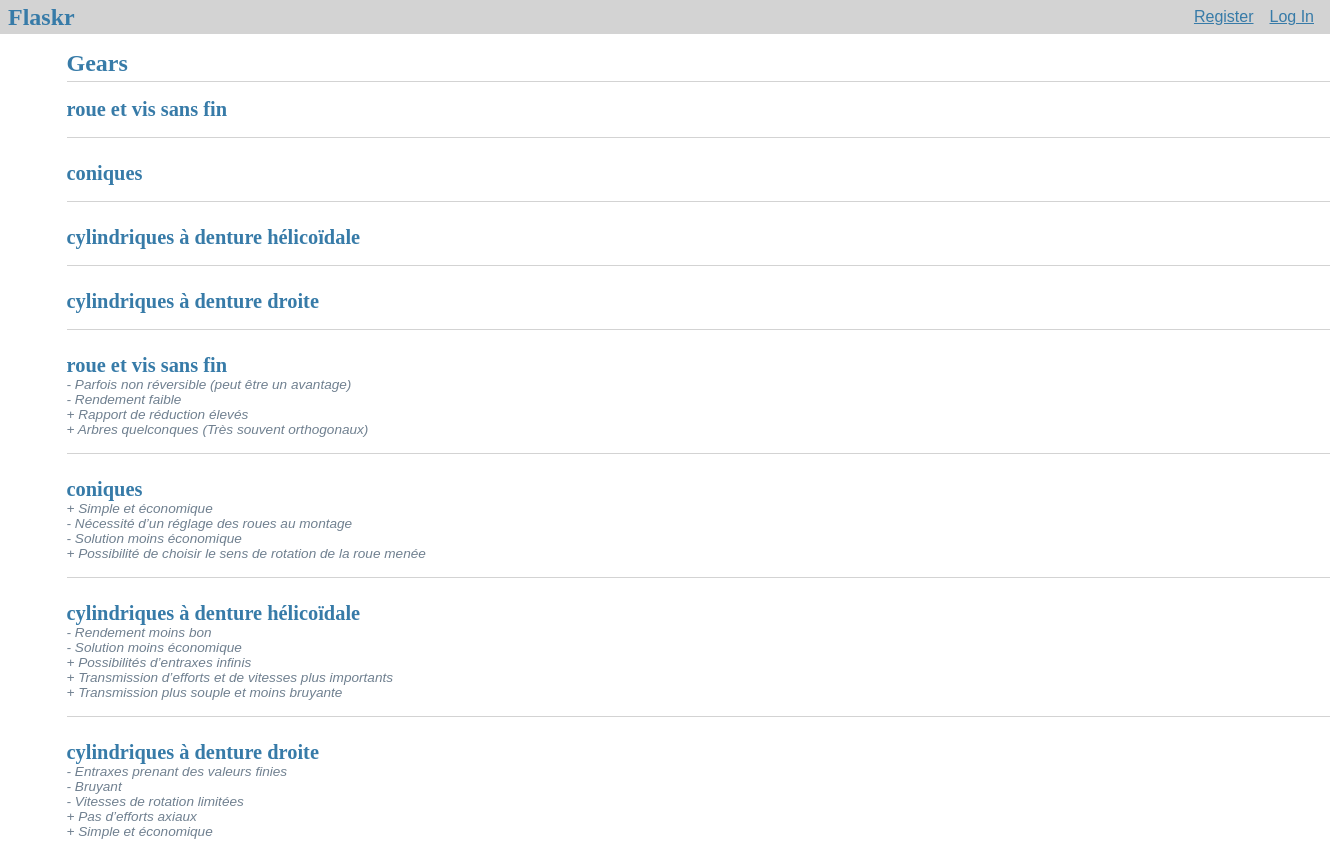
Screenshot of /gears with the database file from the repository.
### tables this page shows
CREATE TABLE gear (
  id INTEGER PRIMARY KEY AUTOINCREMENT,
  name VARCHAR(32),
  desc TEXT,
  img VARCHAR(64)
);

CREATE TABLE argument (
  id INTEGER PRIMARY KEY AUTOINCREMENT,
  type BOOLEAN,
  content VARCHAR(32)
);

### flaskr/blog.py (the view)
@bp.route('/gears')
def gearindex():
    db = get_db()
    gears = db.execute(
        'SELECT id, name, desc, img'
        ' FROM gear'
        ' ORDER BY id DESC'
    ).fetchall()
    args = db.execute(
        'SELECT a.id AS id, type, content, g.id AS gid'
        ' FROM argument a JOIN gear_arg j ON j.id_arg = a.id'
        ' JOIN gear g ON j.id_gear = g.id'
        ' ORDER BY a.id DESC'
    ).fetchall()
    return render_template('gears/index.html', gears=gears, args=args)

### flaskr/auth.py (called while the page is built)
@bp.before_app_request
def load_logged_in_user():
    user_id = session.get('user_id')
    if user_id is None:
        g.user = None
    else:
        g.user = get_db().execute(
            'SELECT * FROM user WHERE id = ?', (user_id,)
        ).fetchone()

### flaskr/db.py (called while the page is built)
def get_db():
    if 'db' not in g:
        g.db = sqlite3.connect(
            current_app.config['DATABASE'],
            detect_types=sqlite3.PARSE_DECLTYPES
        )
        g.db.row_factory = sqlite3.Row
    return g.db

### flaskr/templates/gears/index.html (shortened to what this page needs)
{% extends 'base.html' %}
{% block header %}
  <h1>{% block title %}Gears{% endblock %}</h1>
{% endblock %}
{% block content %}
  {% for gear in gears %}
    <article class="post">
      <header>
        <div>
          <h1>{{ gear['name'] }}</h1>
          {% for arg in args %}
            {% if arg['gid'] == gear['id'] %}
              {% if arg['type'] %}
              <div class="about">- {{ arg['content'] }}</div>
              {% else %}
              <div class="about">+ {{ arg['content'] }}</div>
              {% endif %}
            {% endif %}
          {% endfor %}
        </div>
      </header>
    </article>
    {% if not loop.last %}
      <hr>
    {% endif %}
  {% endfor %}
{% endblock %}

### flaskr/templates/base.html (shortened to what this page needs)
<!doctype html>
<link rel="stylesheet" href="{{ url_for('static', filename='style.css') }}">
<nav>
  <h1>Flaskr</h1>
  <ul>
    {% if g.user %}
      <li><span>{{ g.user['username'] }}</span>
      <li><a href="{{ url_for('auth.logout') }}">Log Out</a>
    {% else %}
      <li><a href="{{ url_for('auth.register') }}">Register</a>
      <li><a href="{{ url_for('auth.login') }}">Log In</a>
    {% endif %}
  </ul>
</nav>
<section class="content">
  <header>
    {% block header %}{% endblock %}
  </header>
  {% block content %}{% endblock %}
</section>

### flaskr/static/style.css (style rules this page uses)
h1 { font-family: serif; color: #377ba8; margin: 1rem 0; }
a { color: #377ba8; }
hr { border: none; border-top: 1px solid lightgray; }
nav { background: lightgray; display: flex; align-items: center; padding: 0 0.5rem; }
nav h1 { flex: auto; margin: 0; }
nav ul { display: flex; list-style: none; margin: 0; padding: 0; }
nav ul li a, nav ul li span, header .action { display: block; padding: 0.5rem; }
.content { padding: 0 5% 2% 5%; width : 100%; }
.content > header { border-bottom: 1px solid lightgray; display: flex; align-items: flex-end; }
.content > header h1 { flex: auto; margin: 1rem 0 0.25rem 0; }
.post > header { display: flex; align-items: flex-end; font-size: 0.85em; }
.post > header > div:first-of-type { flex: auto; }
.post > header h1 { font-size: 1.5em; margin-bottom: 0; }
.post .about { color: slategray; font-style: italic; }
.content:last-child { margin-bottom: 0; }

### rows the page displays
gear: name "roue et vis sans fin"
gear: name "coniques"
gear: name "cylindriques à denture hélicoïdale"
gear: name "cylindriques à denture droite"
gear: name "roue et vis sans fin"
argument: content "Parfois non réversible (peut être un avantage)"
argument: content "Rendement faible"
argument: content "Rapport de réduction élevés"
argument: content "Arbres quelconques (Très souvent orthogonaux)"
gear: name "coniques"
argument: content "Simple et économique"
argument: content "Nécessité d’un réglage des roues au montage"
argument: content "Solution moins économique"
argument: content "Possibilité de choisir le sens de rotation de la roue menée"
gear: name "cylindriques à denture hélicoïdale"
argument: content "Rendement moins bon"
argument: content "Possibilités d’entraxes infinis"
argument: content "Transmission d’efforts et de vitesses plus importants"
argument: content "Transmission plus souple et moins bruyante"
gear: name "cylindriques à denture droite"
argument: content "Entraxes prenant des valeurs finies"
argument: content "Bruyant"
argument: content "Vitesses de rotation limitées"
argument: content "Pas d’efforts axiaux"
argument: content "Simple et économique"
